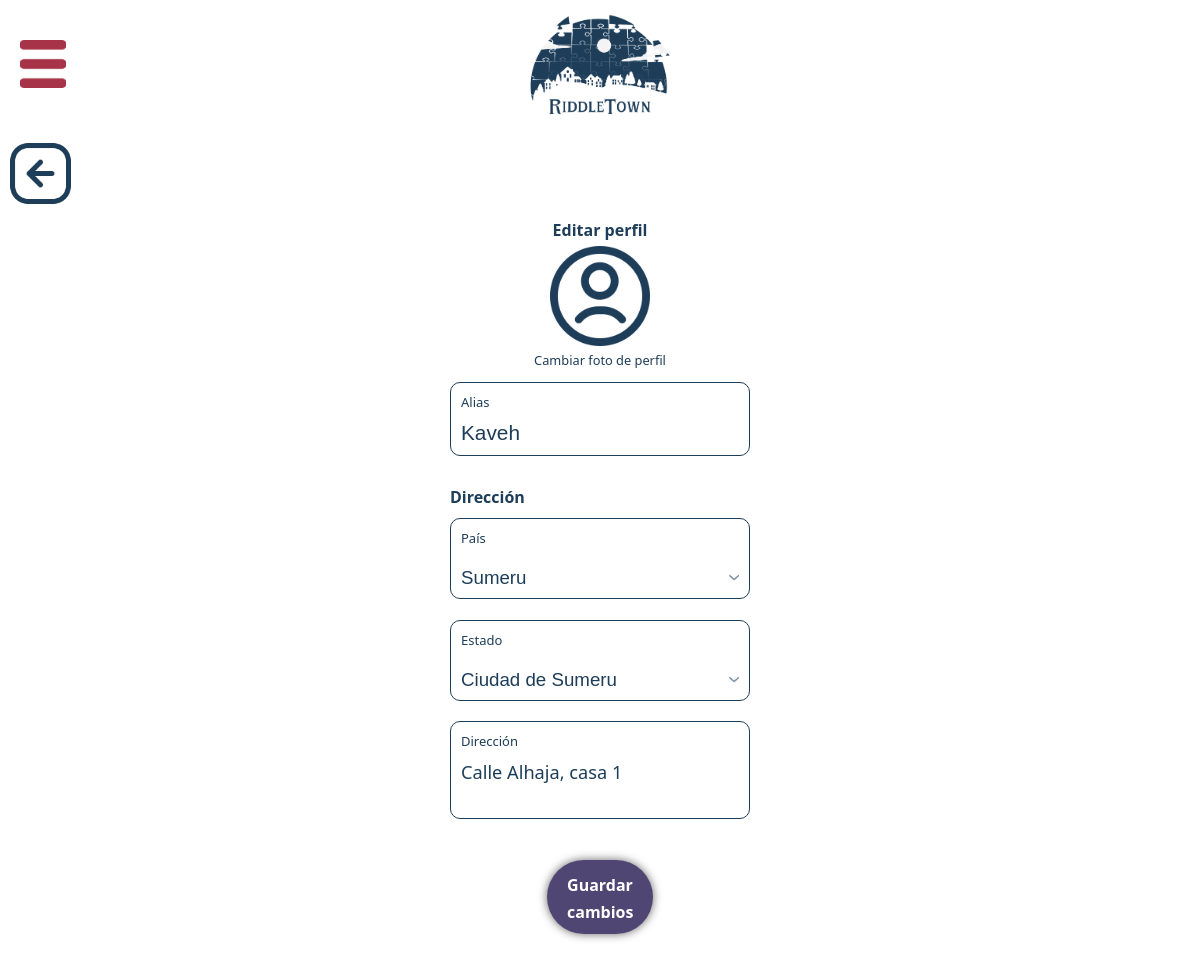
Page /profile/edit/ on the committed database.
### mainapp/models.py (models this page shows, shortened)
class User (AbstractBaseUser, PermissionsMixin):
    email = models.EmailField(blank=True, default='',unique = True)
    nickname = models.CharField(max_length=55, blank=True, default='')
    country = models.CharField(max_length=55, blank=True, default='')
    estate = models.CharField(max_length=55, blank=True, default='')
    address = models.CharField(max_length=55, blank=True, default='')
    is_active = models.BooleanField(default=True)
    is_superuser = models.BooleanField(default=False)
    is_staff = models.BooleanField(default=False)
    date_joined = models.DateTimeField(default = timezone.now)
    last_login = models.DateTimeField(blank=True, null = True)
    objects = CustomUserManager()
    USERNAME_FIELD = 'email'
    EMAIL_FIELD = 'email'
    REQUIRED_FIELDS = []
    class Meta:
        verbose_name = 'Usuario'
        verbose_name_plural = 'Usuarios'

### mainapp/views.py (the view)
# urls.py: path('profile/edit/', views.edit_profile),
def edit_profile(request):
    user = User.objects.filter(is_superuser=False).filter(is_staff=False).order_by('date_joined').first()
    if(request.method == "POST"):
        nickname = request.POST.get('nickname')
        country = request.POST.get('country')
        estate = request.POST.get('estate')
        address = request.POST.get('address')
        if nickname != None and user.nickname != nickname:
            user.nickname = nickname
        if country != None and user.country != country:
            user.country = country
        if estate != None and user.estate != estate:
            user.estate = estate
        if address != None and user.address != address:
            user.address = address
        user.save()
        return HttpResponseRedirect('/profile/')
    else:
        countries = User.objects.values_list("country",flat=True).distinct()
        estates = User.objects.values_list("estate",flat=True).distinct()
        context = {
            "user" : user,
            "countries" : countries,
            "estates" : estates
        }
        return render(request,'mainapp/editProfile.html', context = context)

### mainapp/templates/mainapp/editProfile.html (shortened to what this page needs)
{% extends 'base.html' %}
{% load static i18n %}
{% block head %}
<link rel="stylesheet" href="{% static 'CSS/editProfile.css' %}"/>
<link rel="stylesheet" href="{% static 'CSS/editProfile2.css' %}"/>
{% endblock %}
{% block content%}
    <div class="mainview">
        {% include 'back_component.html' %}
        <div class="main">
            <div class="space"></div>
            <div class="mainContent">
                <h2>{% trans "Editar perfil" %}</h2>
                <div class="userMobile">
                    <img src="{% static 'IMG/user.png' %}" alt="User" class="avatarMobile" id="avatarPreview"/>
                </div>
                <p class="textMobile">{% trans "Cambiar foto de perfil" %}</p>
                <form action="." method="POST" id="editProfile">
                    <div class="editContainer" enctype="multipart/form-data">
                        <div class="profileAlias">
                            <div class="alias2">
                                {% trans "Alias" %} <br>
                                <input type="text" class="editAlias" id="userAlias" name="nickname" placeholder="{{ user.nickname }}" value="{{ user.nickname }}" >
                            </div>
                        </div>
                        <h4 class="directionTitle">{% trans "Dirección" %}</h4>
                        <div class="profileDirection">
                            <div class="directionButton profileAlias">
                                <span class="country alias2">
                                    {% trans "País" %} <br>
                                    <div class="form-group editAlias">
                                        <select class="editOptions" id="options" name="country">
                                            {% for country in countries %}
                                                <option value="{{country}}" {% if country == user.country %} selected {% endif %}    >{{ country }}</option>
                                            {% endfor %}
                                        </select>
                                    </div>
                                </span>
                            </div>
                            <div class="cityButton profileAlias">
                                <span class="country alias2">
                                        {% trans "Estado" %} <br>
                                        <div class="form-group editAlias">
                                            <select class="editOptions" id="options" name="estate">
                                                {% for estate in estates %}
                                                    <option value="{{estate}}" {% if estate == user.estate %} selected {% endif %} >{{ estate }}</option>
                                                {% endfor %}
                                            </select>
                                        </div>
                                </span>
                            </div>
                            <div class="directionTextArea profileAlias">
                                <span class="direction alias2">
                                    {% trans "Dirección" %} <br>
                                    <textarea class="resUCV editAlias" id="userAddress" name="address" placeholder="{{ user.address }}">{{ user.address }}</textarea>
                                </span>
                            </div>
                        </div>
                    </div>
                    <div class="saveChangesContainer">
                        <div class="saveChangesButton submit-button" onclick="guardar()"><strong>{% trans "Guardar cambios" %}</strong></div>
                    </div>
                </form>
                <br><br><br><br>
            </div>
        </div>
    </div>
{% endblock %}

### mainapp/static/CSS/base.css (style rules this page uses)
body { font-family: system-ui, -apple-system, BlinkMacSystemFont, 'Segoe UI', Roboto, Oxygen, Ubuntu, Cantarell, 'Open Sans', 'Helvetica Neue', sans-serif; margin: 0; padding: 0; display: flex; height: 100vh; width: 100%; background-color: white; }
h2 { font-size: 1.25rem; }
p { font-size: 1rem; }
@media (max-width: 1220px) { strong { font-size: 0.6rem; } }
@media (max-width: 1220px) { div { font-size: 0.9rem; } }
@media (max-width: 1220px) { h2 { font-size: 1.50rem; margin-bottom: 5px; } }

### mainapp/static/CSS/editProfile.css (style rules this page uses)
body { font-family: system-ui, -apple-system, BlinkMacSystemFont, 'Segoe UI', Roboto, Oxygen, Ubuntu, Cantarell, 'Open Sans', 'Helvetica Neue', sans-serif; margin: 0; padding: 0; display: flex; flex-direction: row; height: 100vh; background-color: white; }
.mainview { display: flex; flex-direction: column; width: 85%; text-align: left; justify-items: left; overflow-y: auto; }
.main { display: flex; text-align: left; }
.space { width: 15%; }
.mainContent { display: flex; flex-direction: column; width: 80%; color: #1D3D59; }
.userMobile { display: none; }
.textMobile { display: none; }
h2 { font-size: 1.25rem; }
p { font-size: 1rem; }
@media (max-width: 1220px) { h2 { margin-top: 0; font-size: 1rem; } }
@media (max-width: 1220px) { .mainContent { align-items: center; } }
@media (max-width: 1220px) { .editContainer { width: 100%; } }
@media (max-width: 1220px) { .userMobile { display: block; } }
@media (max-width: 1220px) { .textMobile { display: block; margin-top: 0; } }
@media (max-width: 1220px) { .userMobile img { width: 12vw; max-width: 100px; } }
@media (max-width: 1220px) { .mainview { width: 100%; } }
@media (max-width: 1220px) { .main { width: 100%; } }
@media (max-width: 1220px) { p { font-size: 0.8rem; } }
@media (max-width: 1220px) { .space { width: 10%; } }
@media (max-width: 1220px) { .saveChangesContainer { width: 300px; } }
@media (max-width: 1220px) { strong { font-size: 1rem; } }

### rows in the picture
User: nickname "Kaveh", country "Sumeru", estate "Ciudad de Sumeru", address "Calle Alhaja, casa 1"
